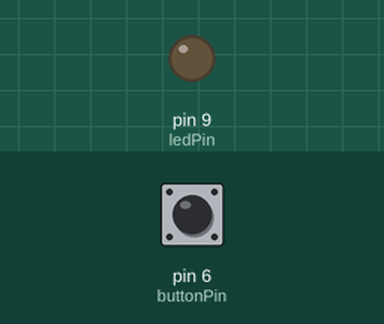
Simulated run of this sketch. Board: Arduino Uno, built with avr-gcc and run on an emulated ATmega328P. On the bench: output pins drawn as LEDs (lit = HIGH). The inputs (shaded band) are chosen by the test bench; at power-on: pin 6 (buttonPin) LOW.

Above: at 1.2 s.
1.3 s: pin 6 (buttonPin) pulled HIGH for 0.15 s
At 1.37 s:
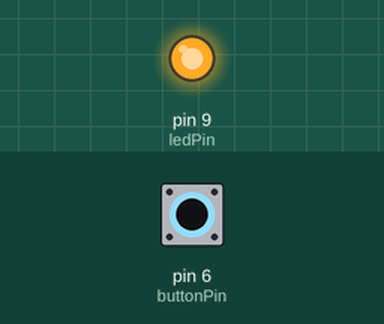
2.9 s: pin 6 (buttonPin) pulled HIGH for 3.2 s
At 6.6 s:
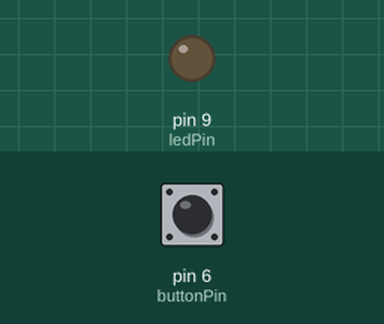
Timing chart, 0 to 8.1 s (numbered marks = the images above; inputs shaded):
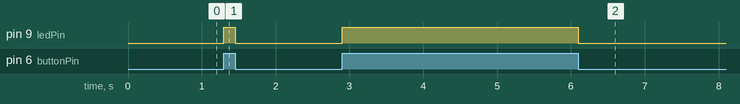

The sketch:

led.ino
```cpp
#define ledPin 9
#define buttonPin 6

void setup() {
  pinMode(ledPin, OUTPUT);
  pinMode(buttonPin, INPUT);
}

void loop() {
  if(digitalRead(buttonPin) == 1){
    digitalWrite(ledPin, HIGH);
  }

  else{
    digitalWrite(ledPin, LOW);
  }

}
```

Measured:
- after the input at 1.3 s, pin 9 (ledPin): LOW → HIGH at once, → LOW 0.15 s later
- after the input at 2.9 s, pin 9 (ledPin): LOW → HIGH at once, → LOW 3.2 s later
